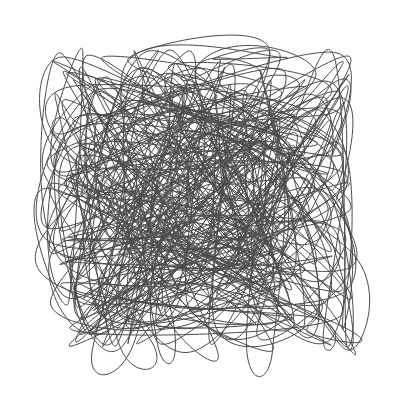
Frame 1 (no input)
Frame 60 (no input): identical to frame 1, image omitted
Frame 120 (the mouse pressed at the canvas centre since frame 60): identical to frame 1, image omitted

The p5.js sketch that drew this single still picture (run headless with seeded random() and noise() and a simulated clock; from frame 60 on, the mouse is pressed at the canvas centre):

// p5.js sketch
// ── sketch.js
const sketchWidth = 400;
const sketchHeight = 400;
const margin = 50;
const pointCount = 500;

function setup() {
  createCanvas(sketchWidth, sketchHeight);

  background(255);
  stroke(75);
  noFill();

  beginShape();
  for (let p = 0; p < pointCount; p += 1) {
    curveVertex(
      random(margin, sketchWidth - margin),
      random(margin, sketchHeight - margin)
    );
  }
  endShape();
}

function draw() {
}
